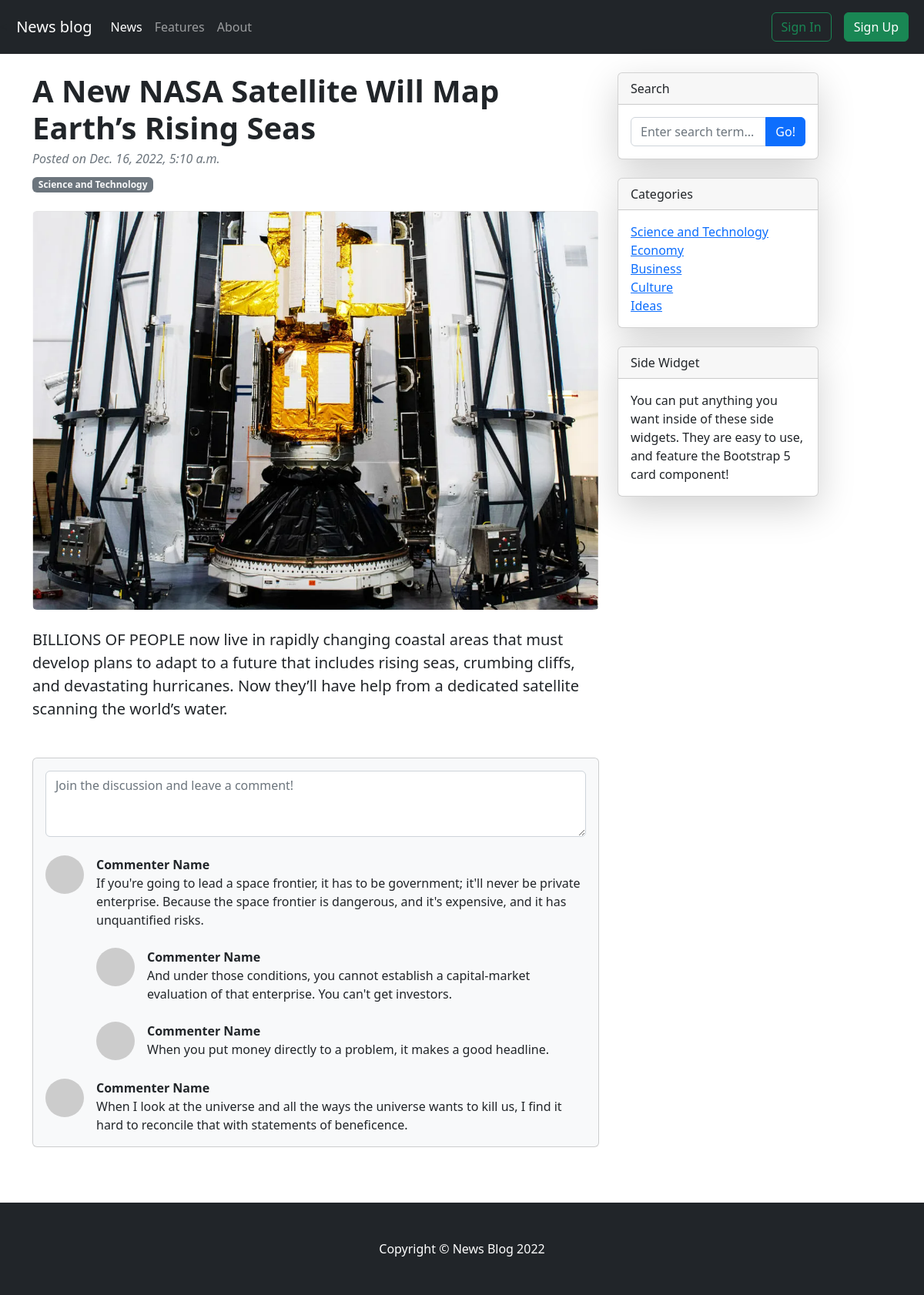
Page /2/ on the committed database.
### news/models.py (models this page shows, shortened)
class News(models.Model):
    category = models.ForeignKey(Category, on_delete=models.CASCADE, blank=True)
    title = models.CharField(max_length=100)
    description = models.CharField(max_length=150)
    image = models.ImageField(upload_to='news/images/')
    article = models.TextField()
    date = models.DateTimeField(auto_now=True)
    class Meta:
        verbose_name_plural = 'News'

class Category(models.Model):
    name = models.CharField(max_length=32)
    class Meta:
        verbose_name_plural = 'Category'
    def __str__(self):
        return self.name

### news/views.py (the view)
# urls.py: path('<int:news_pk>/', news_views.article, name='article'),
def article(request, news_pk):
    categories = Category.objects.all()
    try:
        news = News.objects.get(pk=news_pk)
        context = {'page_name': news.title, 'news': news, 'categories': categories}
        return render(request, template_name='article.html', context=context)
    except News.DoesNotExist:
        context = {'page_name': 'Does Not Exist', 'categories': categories, 'error': 'This article does not exist'}
        return render(request, template_name='article.html', context=context)

### news/templates/article.html (shortened to what this page needs)
{% extends 'base.html' %}
{% block content %}
{% if news %}
        <div class="container mt-4 mb-4">
            <div class="row">
                <div class="col-lg-8">
                    <article>
                        <header class="mb-4">
                            <h1 class="fw-bolder mb-1">{{ news.title }}</h1>
                            <div class="text-muted fst-italic mb-2">Posted on {{ news.date }}</div>
                            <a class="badge bg-secondary text-decoration-none link-light" href="#!">{{ news.category }}</a>
                        </header>
                        <figure class="mb-4"><img class="img-fluid rounded" src="{{ news.image.url }}" alt="..." /></figure>
                        <section class="mb-5">
                            <p class="fs-5 mb-4">{{ news.article }}</p>
                        </section>
                    </article>
                    <section class="mb-5">
                        <div class="card bg-light">
                            <div class="card-body">
                                <form class="mb-4"><textarea class="form-control" rows="3" placeholder="Join the discussion and leave a comment!"></textarea></form>
                                <div class="d-flex mb-4">
                                    <div class="flex-shrink-0"><img class="rounded-circle" src="https://dummyimage.com/50x50/ced4da/6c757d.jpg" alt="..." /></div>
                                    <div class="ms-3">
                                        <div class="fw-bold">Commenter Name</div>
                                        If you're going to lead a space frontier, it has to be government; it'll never be private enterprise. Because the space frontier is dangerous, and it's expensive, and it has unquantified risks.
                                        <div class="d-flex mt-4">
                                            <div class="flex-shrink-0"><img class="rounded-circle" src="https://dummyimage.com/50x50/ced4da/6c757d.jpg" alt="..." /></div>
                                            <div class="ms-3">
                                                <div class="fw-bold">Commenter Name</div>
                                                And under those conditions, you cannot establish a capital-market evaluation of that enterprise. You can't get investors.
                                            </div>
                                        </div>
                                        <div class="d-flex mt-4">
                                            <div class="flex-shrink-0"><img class="rounded-circle" src="https://dummyimage.com/50x50/ced4da/6c757d.jpg" alt="..." /></div>
                                            <div class="ms-3">
                                                <div class="fw-bold">Commenter Name</div>
                                                When you put money directly to a problem, it makes a good headline.
                                            </div>
                                        </div>
                                    </div>
                                </div>
                                <div class="d-flex">
                                    <div class="flex-shrink-0"><img class="rounded-circle" src="https://dummyimage.com/50x50/ced4da/6c757d.jpg" alt="..." /></div>
                                    <div class="ms-3">
                                        <div class="fw-bold">Commenter Name</div>
                                        When I look at the universe and all the ways the universe wants to kill us, I find it hard to reconcile that with statements of beneficence.
                                    </div>
                                </div>
                            </div>
                        </div>
                    </section>
                </div>
{% endif %}
                <div class="col-lg-3">
                    <div class="card mb-4 shadow-lg">
                        <div class="card-header">Search</div>
                        <div class="card-body">
                            <div class="input-group">
                                <input class="form-control" type="text" placeholder="Enter search term..." aria-label="Enter search term..." aria-describedby="button-search" />
                                <button class="btn btn-primary" id="button-search" type="button">Go!</button>
                            </div>
                        </div>
                    </div>
                    <div class="card mb-4 shadow-lg">
                    <div class="card-header">Categories</div>
                    <div class="card-body">
                        <div class="row">
                            <div class="col">
                                <ul class="list-unstyled mb-0">
                                    {% for cat in categories %}
                                    <li><a href="{% url 'news' cat.id %}">{{ cat }}</a></li>
                                    {% endfor %}
                                </ul>
                            </div>
                        </div>
                    </div>
                </div>
                    <div class="card mb-4 shadow-lg">
                        <div class="card-header">Side Widget</div>
                        <div class="card-body">You can put anything you want inside of these side widgets. They are easy to use, and feature the Bootstrap 5 card component!</div>
                    </div>
                </div>
            </div>
        </div>
{% endblock %}

### rows in the picture
News: title "A New NASA Satellite Will Map Earth’s Rising Seas", date "Dec. 16, 2022, 5:10 a.m.", category "Science and Technology", image (picture), article "BILLIONS OF PEOPLE now live in rapidly changing coastal areas that must develop plans to adapt to a future that includes rising seas, crumbing cliffs, and devastating hurricanes. Now they’ll have help from a dedicated satellite scanning the world’s water."
Category: name "Science and Technology"
Category: name "Economy"
Category: name "Business"
Category: name "Culture"
Category: name "Ideas"
